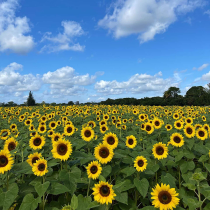
#> input picture the_berry_farms_sunflower_field.jpeg, 210 x 210 px, shrunk from 1440 x 1440 before the run
$ jupyter execute --allow-errors EN3160_Assignment_02.ipynb
#> lines starting #> are read from the running program, lines starting #| are printed output that depends on the picture; after the words box and inside, x2 and y2 are one past the last pixel; in counts of white or black regions, pixels touching at a corner belong together; long printed decimals are rounded
# EN3160 Assignment 02 : Fitting and Alignment

## Question 01

[cell 1]
#Importing libraries
import cv2 as cv
import numpy as np
import matplotlib.pyplot as plt
import matplotlib.colors as mcolors

[cell 2]
#Load images
im = cv.imread('the_berry_farms_sunflower_field.jpeg', cv.IMREAD_REDUCED_COLOR_4)
#> im is the input picture: shape (210, 210, 3); mean B, G, R 119.8, 125.3, 100.4
gray = cv.cvtColor(im, cv.COLOR_BGR2GRAY)
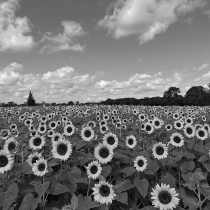
#> gray: shape (210, 210); min 5, max 251, mean 117.2

plt.figure(figsize=(10, 10))
plt.imshow(cv.cvtColor(im, cv.COLOR_BGR2RGB), cmap='gray')
plt.axis('off')
plt.title('Detected blobs')
plt.show()

[cell 3]
sigma_values = np.linspace(1, 2, 4)
threshold = 0.35
blob_responses = []

for sigma in sigma_values:
    print(f"Processing scale with sigma = {sigma}")
    gaussian_blur = cv.GaussianBlur(gray, (0, 0), sigma)
    laplacian = cv.Laplacian(gaussian_blur, cv.CV_64F)

    blob_response = np.abs(laplacian)

    mask = blob_response > threshold * blob_response.max()
    contours, _ = cv.findContours(mask.astype(np.uint8), cv.RETR_EXTERNAL, cv.CHAIN_APPROX_SIMPLE)

    for contour in contours:
        if len(contour) >= 5:
            (center_x, center_y), radius = cv.minEnclosingCircle(contour)
            center = (int(center_x), int(center_y))
            radius = int(radius)
            blob_responses.append((center, radius, sigma))
#> this loop made 4 passes
#> pass 1, `gaussian_blur = cv.GaussianBlur(gray, (0, 0), sigma)`:
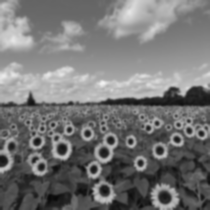
#> gaussian_blur: shape (210, 210); min 8, max 241, mean 117.2
#> pass 1, `laplacian = cv.Laplacian(gaussian_blur, cv.CV_64F)`:
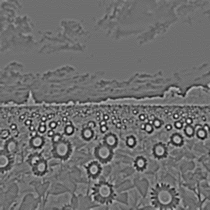
#> laplacian: shape (210, 210) float64; min -63, max 82, mean 0; drawn with min black and max white
#> pass 1, `blob_response = np.abs(laplacian)`:
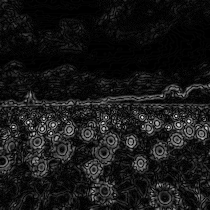
#> blob_response: shape (210, 210) float64; min 0, max 82, mean 7.7; drawn with min black and max white
#> pass 1, `mask = blob_response > threshold * blob_response.max()`:
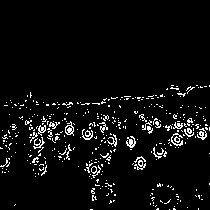
#> mask: shape (210, 210) bool; 5% white in thin lines or dots, all inside (x1, y1, x2, y2) = (0, 85, 210, 210)
#> after the loop:
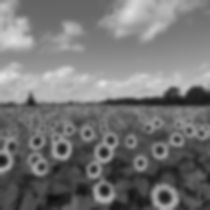
#> gaussian_blur: shape (210, 210); min 15, max 225, mean 117.2
#> after the loop, blob_responses = 361 items

[cell 4]
output = cv.cvtColor(gray, cv.COLOR_GRAY2BGR)
for blob in blob_responses:
    center, radius, _ = blob
    cv.circle(output, center, radius, (0, 0, 255), 1)
#> this loop made 361 passes
#> (blob, radius) on passes 1 to 3: (((109, 201), 1, 1), 1), (((167, 201), 3, 1), 3), (((152, 198), 1, 1), 1)
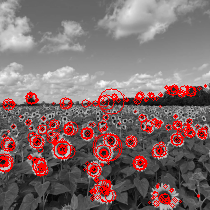
#> output: shape (210, 210, 3); mean B, G, R 107.3, 107.3, 128.8

# Display the grayscale image with detected circles
plt.figure(figsize=(10, 10))
plt.imshow(cv.cvtColor(output, cv.COLOR_BGR2RGB), cmap='gray')
plt.axis('off')
plt.title('Detected blobs')
plt.show()

[cell 5]
blobs_sorted = sorted(blob_responses, key=lambda x: x[1], reverse=True)
#> blobs_sorted = 361 items
largest_blob = blobs_sorted[0]
#> largest_blob = ((106, 147), 14, 1.67)
center, radius, sigma = largest_blob
#> center = (106, 147); radius = 14; sigma = 1.67

print(f"Largest blob at : {center} with radius {radius} and sigma {sigma}")
#| Largest blob at : (106, 147) with radius 14 and sigma 1.667

[cell 6]
blobs_sorted = sorted(blob_responses, key=lambda x: x[1], reverse=True)
largest_blob = blobs_sorted[0]
center, radius, sigma = largest_blob

print(f"Largest blob at : {center} with radius {radius} and sigma {sigma}")
#| Largest blob at : (106, 147) with radius 14 and sigma 1.667

[cell 7]
import cv2 as cv
import numpy as np
import matplotlib.pyplot as plt
import matplotlib.colors as mcolors

# Load the image and convert it to grayscale
img1 = cv.imread('the_berry_farms_sunflower_field.jpeg', cv.IMREAD_REDUCED_COLOR_4)
gray = cv.cvtColor(img1, cv.COLOR_BGR2GRAY) / 255

# Display the grayscale image with detected circles
plt.figure(figsize=(10, 10), frameon=False)
plt.imshow(gray, cmap='gray')
plt.axis('off')

# Get the current axes object
ax = plt.gca()

patches = []
labels = []

# Detect blobs at different sigma values
#> (the rest of this cell did not finish here and is left out)

## Question 02

[cell 8]
from scipy.optimize import minimize
from scipy import linalg
import matplotlib.pyplot as plt
import numpy as np

np.random.seed(0)
N = 100
half_n = N//2

r = 10
x0_gt, y0_gt = 2, 3  # Center
s = r/16
t = np.random.uniform(0, 2*np.pi, half_n)
n = s*np.random.randn(half_n)
x, y = x0_gt + (r + n)*np.cos(t), y0_gt + (r + n)*np.sin(t)
X_circ = np.hstack((x.reshape(half_n,1), y.reshape(half_n,1)))
s = 1.
m, b = -1, 2
x = np.linspace(-12, 12, half_n)
y = m*x + b + s*np.random.randn(half_n)
X_line = np.hstack((x.reshape(half_n,1), y.reshape(half_n,1)))
X = np.vstack((X_circ, X_line))  # All points

fig, ax = plt.subplots(1,1, figsize=(6,6), dpi=150)
ax.scatter(X_line[:,0], X_line[:,1], label='Line')
ax.scatter(X_circ[:,0], X_circ[:,1], label='Circle')
circle_gt = plt.Circle((x0_gt,y0_gt), r, color='g', fill=False, label='Ground_truth_circle')
ax.add_patch(circle_gt)
ax.plot((x0_gt), (y0_gt), '+', color='g')
x_min, x_max = ax.get_xlim()
x_ = np.array([x_min, x_max])
y_ = m*x_ + b
plt.plot(x_, y_, color='m', label='Ground_truth_line')
plt.legend()
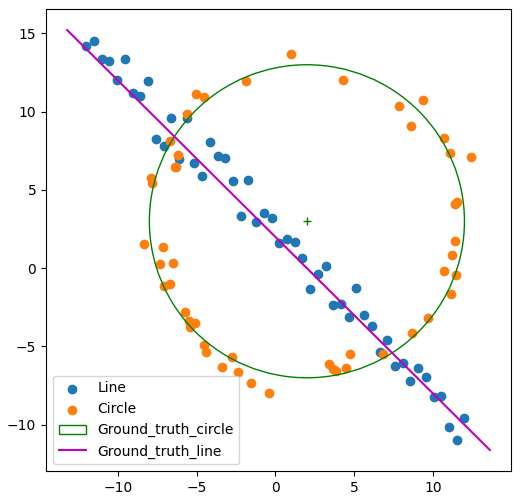
#> figure drawn by matplotlib, 1 panel

### part (a): using the RNASAC algorithm

[cell 9]
import numpy as np
import matplotlib.pyplot as plt
from scipy.optimize import minimize

# Helper function to compute the distance from a point to a line ax + by + d = 0
def line_distance(params, X):
    a, b, d = params
    a_b_norm = np.sqrt(a**2 + b**2)
    distances = np.abs(a * X[:, 0] + b * X[:, 1] + d) / a_b_norm
    return distances

# RANSAC for line fitting
def ransac_line(X, num_iterations=1000, threshold=0.6, min_inliers=35):
#> called with X = array of shape (100, 2), num_iterations = 1000, threshold = 0.6, min_inliers = 35
    best_inliers = []
    best_params = None
    N = len(X)

    for _ in range(num_iterations):
        # Randomly sample 2 points
        sample_idx = np.random.choice(N, 2, replace=False)
        p1, p2 = X[sample_idx]

        # Compute line parameters from the two points
        a = p2[1] - p1[1]
        b = p1[0] - p2[0]
        d = -(a * p1[0] + b * p1[1])

        # Ensure the constraint ||[a,b]|| = 1
        norm = np.sqrt(a**2 + b**2)
        a /= norm
        b /= norm
        d /= norm

        # Compute distances to the line
        distances = line_distance([a, b, d], X)

        # Find inliers
        inliers = X[distances < threshold]

        # Check if this model is the best
        if len(inliers) > len(best_inliers) and len(inliers) >= min_inliers:
            best_inliers = inliers
            best_params = [a, b, d]

    return best_params, best_inliers

# Helper function to compute the radial distance from a point to a circle
def circle_distance(params, X):
    x0, y0, r = params
    distances = np.abs(np.sqrt((X[:, 0] - x0)**2 + (X[:, 1] - y0)**2) - r)
    return distances

# RANSAC for circle fitting
def ransac_circle(X, num_iterations=1000, threshold=1.5, min_inliers=45):
#> called with X = array of shape (64, 2), num_iterations = 1000, threshold = 1.5, min_inliers = 45
    best_inliers = []
    best_params = None
    N = len(X)
    for _ in range(num_iterations):
        # Randomly sample 3 points
        sample_idx = np.random.choice(N, 3, replace=False)
        p1, p2, p3 = X[sample_idx]

        # Compute circle parameters from the three points
        A = np.array([
            [p1[0], p1[1], 1],
            [p2[0], p2[1], 1],
            [p3[0], p3[1], 1]
        ])
        B = np.array([
            [-(p1[0]**2 + p1[1]**2)],
            [-(p2[0]**2 + p2[1]**2)],
            [-(p3[0]**2 + p3[1]**2)]
        ])
        # Solve for circle parameters
        try:
            C = np.linalg.solve(A, B)
            x0 = -0.5 * C[0][0]
            y0 = -0.5 * C[1][0]
            r = np.sqrt((x0**2 + y0**2) - C[2][0])
        except np.linalg.LinAlgError:
            continue
        # Compute radial distances
        distances = circle_distance([x0, y0, r], X)
        # Find inliers
        inliers = X[distances < threshold]
        # Check if this model is the best
        if len(inliers) > len(best_inliers) and len(inliers) >= min_inliers:
            best_inliers = inliers
            best_params = [x0, y0, r]

    return best_params, best_inliers

# Generate the dataset
np.random.seed(0)
N = 100
half_n = N // 2
r = 10
x0_gt, y0_gt = 2, 3  # Center
s = r / 16
t = np.random.uniform(0, 2 * np.pi, half_n)
n = s * np.random.randn(half_n)
x, y = x0_gt + (r + n) * np.cos(t), y0_gt + (r + n) * np.sin(t)
X_circ = np.hstack((x.reshape(half_n, 1), y.reshape(half_n, 1)))
s = 1.0
m, b = -1, 2
x = np.linspace(-12, 12, half_n)
y = m * x + b + s * np.random.randn(half_n)
X_line = np.hstack((x.reshape(half_n, 1), y.reshape(half_n, 1)))
X = np.vstack((X_circ, X_line))  # All points

# Apply RANSAC to fit the line
best_line_params, line_inliers = ransac_line(X)

# Remove line inliers and apply RANSAC to fit the circle
remaining_points = np.array([pt for pt in X if pt not in line_inliers])
best_circle_params, circle_inliers = ransac_circle(remaining_points)

# Plot the results
fig, ax = plt.subplots(1, 1, figsize=(8, 8), dpi=150)

# Plot the original points
ax.scatter(X_line[:,0], X_line[:,1], label='Line')
ax.scatter(X_circ[:,0], X_circ[:,1], label='Circle')
circle_gt = plt.Circle((x0_gt,y0_gt), r, color='limegreen', fill=False, label='Ground_truth_circle')
ax.add_patch(circle_gt)
ax.plot((x0_gt), (y0_gt), '+', color='limegreen')
x_min, x_max = ax.get_xlim()
x_ = np.array([x_min, x_max])
y_ = m*x_ + b
plt.plot(x_, y_, color='m', label='Ground_truth_line')

# Plot the estimated line
a, b, d = best_line_params
print(f"Estimated line: a={a:.2f}, b={b:.2f}, d={d:.2f}")
x_vals = np.array(ax.get_xlim())
y_vals = -(a * x_vals + d) / b
ax.plot(x_vals, y_vals, 'r-', label='Estimated Line')

# Plot the estimated circle
x0, y0, r = best_circle_params
print(f"Estimated circle: x0={x0:.2f}, y0={y0:.2f}, r={r:.2f}")
circle_est = plt.Circle((x0, y0), r, color='b', fill=False, label='Estimated Circle')
ax.add_patch(circle_est)

# Highlight line and circle inliers
ax.scatter(line_inliers[:, 0], line_inliers[:, 1], color='red', label='Line Inliers', marker='o')
ax.scatter(circle_inliers[:, 0], circle_inliers[:, 1], color='blue', label='Circle Inliers', marker='o')


# Show plot with ground truth
ax.legend()
plt.show()
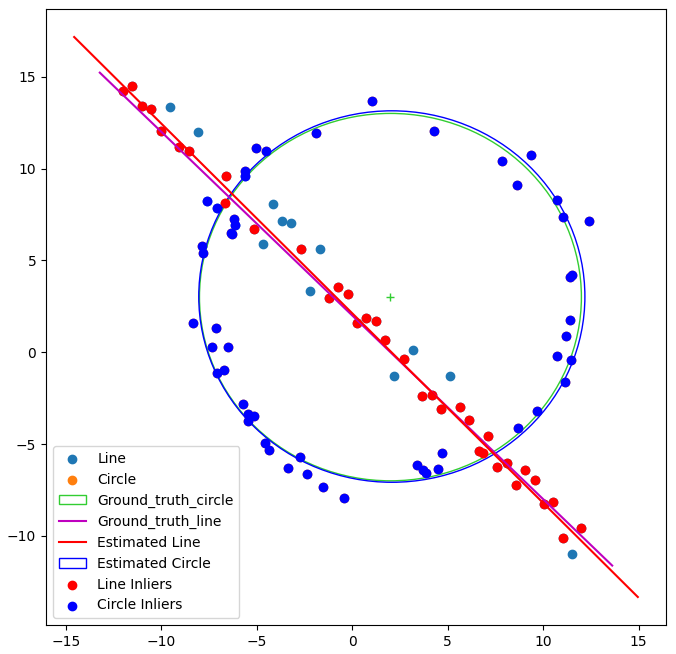
#> figure drawn by matplotlib, 1 panel

$ run again, with building.jpg copied over the_berry_farms_sunflower_field.jpeg
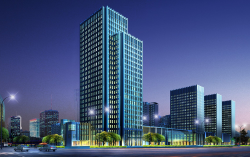
#> input picture building.jpg, 250 x 157 px, shrunk from 1920 x 1200 before the run
#> im is the input picture: shape (157, 250, 3); mean B, G, R 125.2, 86.5, 70.1
#> the loop `for sigma in sigma_values:` made 4 passes
#> pass 1, `mask = blob_response > threshold * blob_response.max()`:
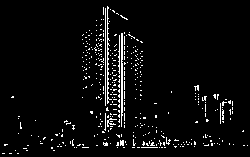
#> mask: shape (157, 250) bool; 4.3% white in thin lines or dots
#> after the loop `for sigma in sigma_values:`: blob_responses = 236 items
#> the loop `for blob in blob_responses:` made 236 passes
#> (blob, radius) on passes 1 to 3: (((78, 144), 1, 1), 1), (((5, 144), 1, 1), 1), (((147, 144), 1, 1), 1)
#> largest_blob = ((107, 54), 48, 1)
#> `center, radius, sigma = largest_blob`: center = (107, 54); radius = 48; sigma = 1
#| Largest blob at : (107, 54) with radius 48 and sigma 1.0
#| Largest blob at : (107, 54) with radius 48 and sigma 1.0
#> after the loop `for r in range(1, 11):`: patches = 10 items
#> `plt.show()`:
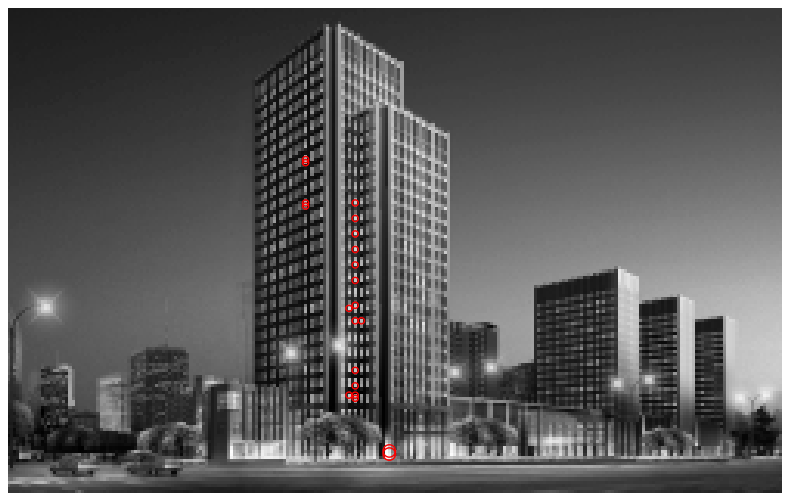
#> figure drawn by matplotlib, 1 panel
